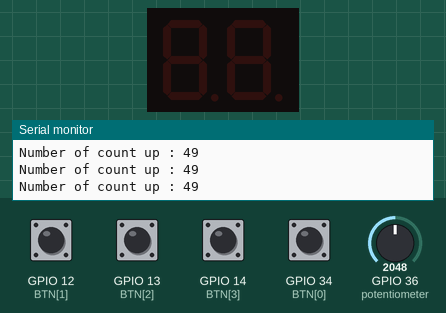
A sketch run on a simulated ESP32. Shown: 2-digit seven-segment display, the last lines printed to the serial monitor. Wiring (from diagram.json): 2-digit 7-segment display, segments lit when LOW: segments GPIO 23, GPIO 22, GPIO 5, GPIO 15, GPIO 2, GPIO 21, GPIO 4; digit selects GPIO 19, GPIO 18. Inputs (shaded band) come from the test bench; at power-on: GPIO 12 (BTN[1]), GPIO 13 (BTN[2]), GPIO 14 (BTN[3]), GPIO 34 (BTN[0]) HIGH, GPIO 36 (potentiometer) = 2048. The segment pins are drawn as the display they are named for.

Above: at 1.3 s.
1.4 s: GPIO 12 (BTN[1]) pulled LOW for 0.6 s
3.5 s: GPIO 13 (BTN[2]) pulled LOW for 0.6 s
5.6 s: GPIO 14 (BTN[3]) pulled LOW for 0.6 s
7.7 s: GPIO 34 (BTN[0]) pulled LOW for 0.6 s
At 8.35 s:
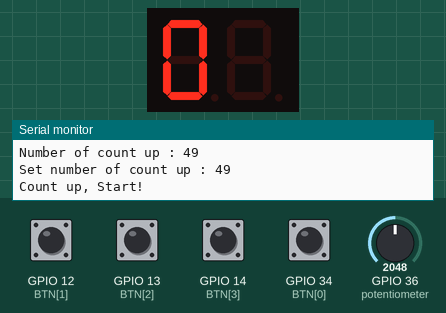
At 9.7 s:
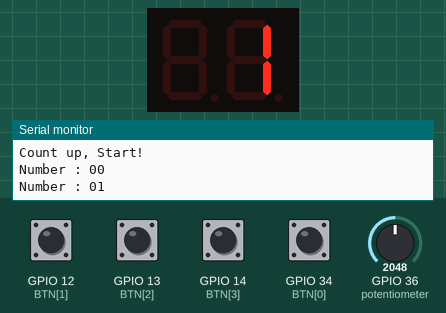
9.8 s: GPIO 13 (BTN[2]) driven LOW and GPIO 34 (BTN[0]) driven LOW
Timing chart, 0 to 12.8 s (numbered marks = the images above; inputs shaded):
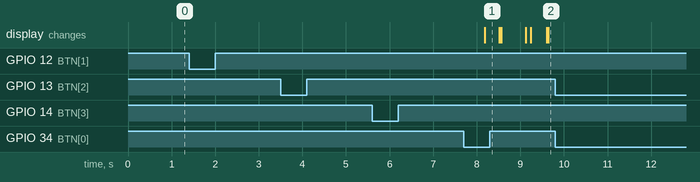

The sketch:

sketch.ino
```cpp
//            0   1  2   3  4   5  6
//            a   b  c   d  e   f  g
int pin[] = {23, 22, 5, 15, 2, 21, 4};

//               0   1
int digits[] = {19, 18};

// button     0   1   2   3
int BTN[] = {34, 12, 13, 14};
int swt0, swt1, swt2, swt3;
int runcountup = 1;

// set number
int valueAnalog = 0;
int mapValueAnalog;

// segment
int a,b,c,d,e,f,g;
int count = 0;
int state = 0;
int endCount = 0;
int stopCount = 0;

/*
   0babcdefg
   0b0000001 - 0
   0b1001111 - 1
   0b0010010 - 2
   0b0000110 - 3
   0b1001100 - 4
   0b0100100 - 5
   0b0100000 - 6
   0b0001111 - 7
   0b0000000 - 8
   0b0000100 - 9
*/

void runSegment(int a, int b, int c, int d, int e, int f, int g){

  digitalWrite(pin[0], a);
  digitalWrite(pin[1], b);
  digitalWrite(pin[2], c);
  digitalWrite(pin[3], d);
  digitalWrite(pin[4], e);
  digitalWrite(pin[5], f);
  digitalWrite(pin[6], g);

}

int runNumber(int count){

  if(count == 0)
    return a=0,b=0,c=0,d=0,e=0,f=0,g=1;
  else if(count == 1)
    return a=1,b=0,c=0,d=1,e=1,f=1,g=1;
  else if(count == 2)
    return a=0,b=0,c=1,d=0,e=0,f=1,g=0;
  else if(count == 3)
    return a=0,b=0,c=0,d=0,e=1,f=1,g=0;
  else if(count == 4)
    return a=1,b=0,c=0,d=1,e=1,f=0,g=0;
  else if(count == 5)
    return a=0,b=1,c=0,d=0,e=1,f=0,g=0;
  else if(count == 6)
    return a=0,b=1,c=0,d=0,e=0,f=0,g=0;
  else if(count == 7)
    return a=0,b=0,c=0,d=1,e=1,f=1,g=1;
  else if(count == 8)
    return a=0,b=0,c=0,d=0,e=0,f=0,g=0;
  else if(count == 9)
    return a=0,b=0,c=0,d=0,e=1,f=0,g=0;

}

void setup() {

  Serial.begin(115200);
  Serial.println("Hello, 7 segment 2 digits");

  // segment pin
  for(int i=0; i<7; i++)
  {
    pinMode(pin[i], OUTPUT);
  }

  // segment digits
  for(int i=0; i<2; i++)
  {
    pinMode(digits[i], OUTPUT);
  }

  // button
  for(int i=0; i<4; i++){
    pinMode(BTN[i], INPUT);
  }

}

void loop() {

  swt0 = digitalRead(BTN[0]);
  swt1 = digitalRead(BTN[1]);
  swt2 = digitalRead(BTN[2]);
  swt3 = digitalRead(BTN[3]);

  // set number button
  if(swt3 == 0)
  {
    endCount = mapValueAnalog;
    Serial.println("Set number of count up : " + String(endCount));
  }
  else if(swt3 == 1)
  {
    if(endCount == 0)
    {
      valueAnalog = analogRead(36);
      mapValueAnalog = map(valueAnalog, 0, 4095, 0, 99);
      Serial.println("Number of count up : " + String(mapValueAnalog));
    }
  }

  // clear number set button
  if(swt2 == 0)
  {
    count = 0;
    state = 0;
    endCount = 0;
    stopCount = 0;
    runcountup = 1;
    Serial.println("Clear number set count up");
  }

  // stop count up number button
  if(swt1 == 0)
  {
    runcountup = 1;
    Serial.println("Count up, Stop!");
  }

  // start count up number button
  if(swt0 == 0)
  {
    runcountup = 0;
    Serial.println("Count up, Start!");
  }

  // counter
  if(runcountup == 0)
  {

    if(endCount == 0)
    {
      runcountup = 1;
      Serial.println("Please, Set your 'Endnumber [00-99]'");
    }
    else
    {
      if(endCount != stopCount-1)
    {
      if(count == 10)
        {
          state++;
          count = 0;
        }

        digitalWrite(digits[0], 1);
        digitalWrite(digits[1], 1);
        a,b,c,d,e,f,g = runNumber(state);
        runSegment(a, b, c, d, e, f, g);
        delay(80);
        digitalWrite(digits[0], 1);
        digitalWrite(digits[1], 0);

        delay(400);
        digitalWrite(digits[0], 0);
        digitalWrite(digits[1], 1);
        a,b,c,d,e,f,g = runNumber(count);
        runSegment(a, b, c, d, e, f, g);

        Serial.println("Number : " + String(state) + String(count));

        count++;
        stopCount++;

        delay(600);
    }
    }
  }

  if(runcountup == 1)
  delay(500);

}

/*
  if(count == 10)
  {
    if(state != 9)
    {
      state++;
    }
    count = 0;
  }

  digitalWrite(digits[0], 1);
  digitalWrite(digits[1], 1);
  a,b,c,d,e,f,g = runNumber(state);
  runSegment(a, b, c, d, e, f, g);
  delay(80);
  digitalWrite(digits[0], 1);
  digitalWrite(digits[1], 0);

  delay(400);
  digitalWrite(digits[0], 0);
  digitalWrite(digits[1], 1);
  a,b,c,d,e,f,g = runNumber(count);
  runSegment(a, b, c, d, e, f, g);

  Serial.println("Number : " + String(state) + String(count));

  count++;

  delay(600);
*/

  //digitalWrite(digits[0], 1);
  //digitalWrite(digits[1], 1);

  //int d1 = count%10;
  //int d2 = count/10;

/*
  a,b,c,d,e,f,g = runNumber(count);
  runSegment(a, b, c, d, e, f, g);

  if(count == 10)
    count = 0;

  count++;
*/

/*
  valueAnalog = analogRead(36);
  mapValueAnalog = map(valueAnalog, 0, 4095, 0, 99);
  Serial.println("Number of count up : " + String(mapValueAnalog));
*/
```

Measured:
- after the input at 7.7 s, the display: changes after 0.48 s (image 1)
